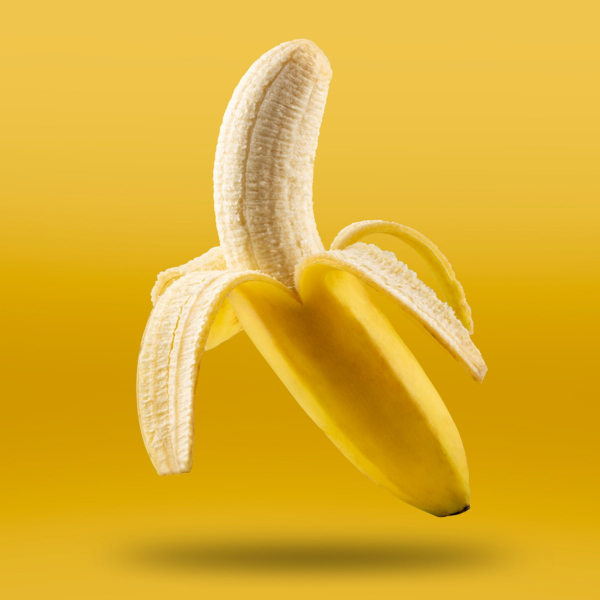
#> input picture pythonProject18/banana.jpg, 1200 x 1200 px (shown at 1/2 size)
$ python 'Lab3 Supplementary.py'
#> lines starting #> are read from the running program, lines starting #| are printed output that depends on the picture; after the words box and inside, x2 and y2 are one past the last pixel; in counts of white or black regions, pixels touching at a corner belong together
import cv2 as cv
from matplotlib import pyplot as plt

img = cv.imread('banana.jpg')
#> img is the input picture: shape (1200, 1200, 3); mean B, G, R 48.3, 177.1, 222.6
img_rgb = cv.cvtColor(img, cv.COLOR_BGR2RGB)

blur = cv.blur(img_rgb,(5,5))
Gblur = cv.GaussianBlur(img_rgb,(5,5),200)
Mblur = cv.medianBlur(img_rgb,25)
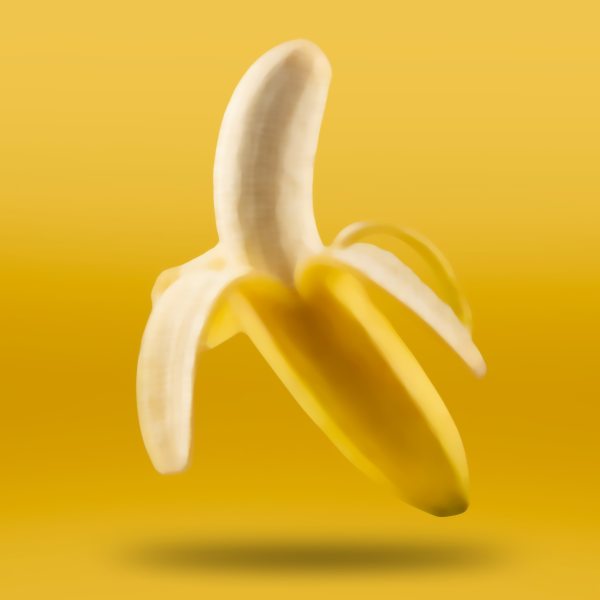
#> Mblur: shape (1200, 1200, 3) (shown at 1/2 size); mean R, G, B 222.7, 177.1, 48.1
Bblur = cv.bilateralFilter(img_rgb,12,85,85)
font = cv.FONT_HERSHEY_SIMPLEX


cv.putText(blur,'Averaging',(100,300), font, 7, (255,0,0), 10)
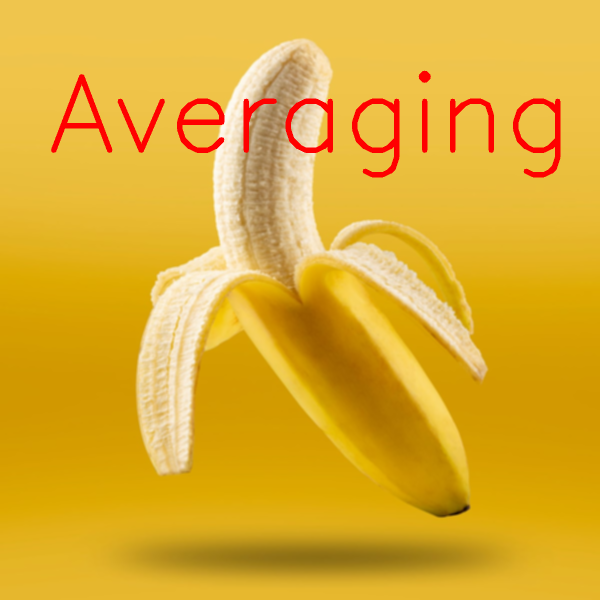
#> blur: shape (1200, 1200, 3) (shown at 1/2 size); mean R, G, B 223.1, 173, 46.6
cv.putText(Gblur,'Gaussian',(100,300), font, 7, (0,0,255), 10)
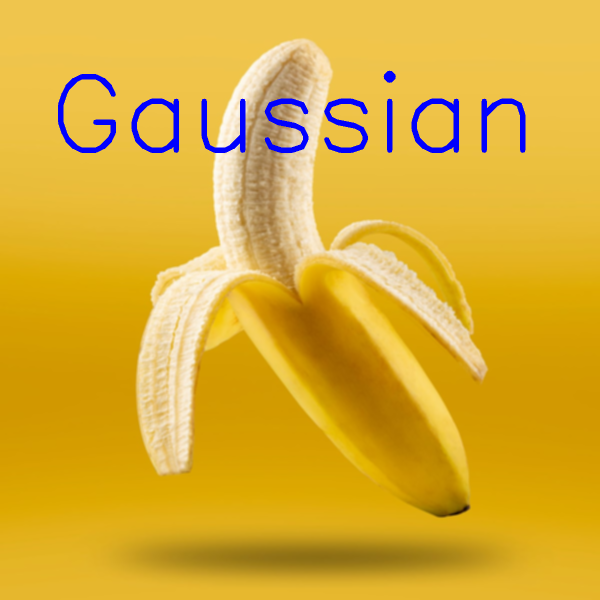
#> Gblur: shape (1200, 1200, 3) (shown at 1/2 size); mean R, G, B 218.5, 173.6, 51.4
cv.putText(img_rgb,'Original',(200,300), font, 7, (0,0,0), 10)
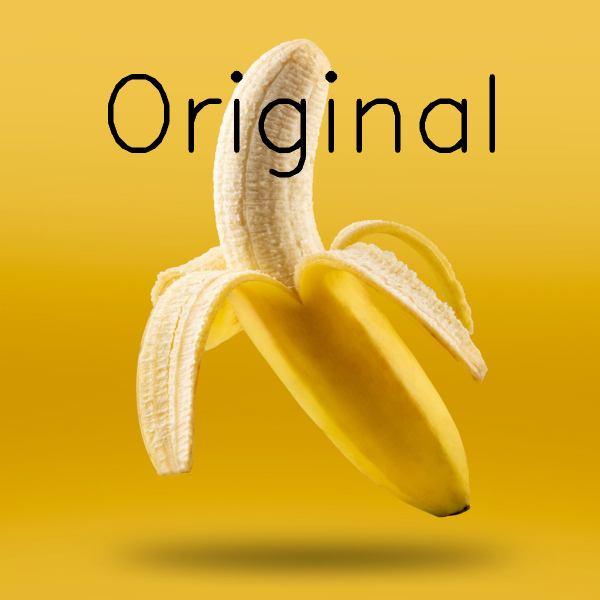
#> img_rgb: shape (1200, 1200, 3) (shown at 1/2 size); mean R, G, B 219, 174, 46.9
cv.putText(Mblur,'Median',(250,300), font, 7, (0,255,200), 10)
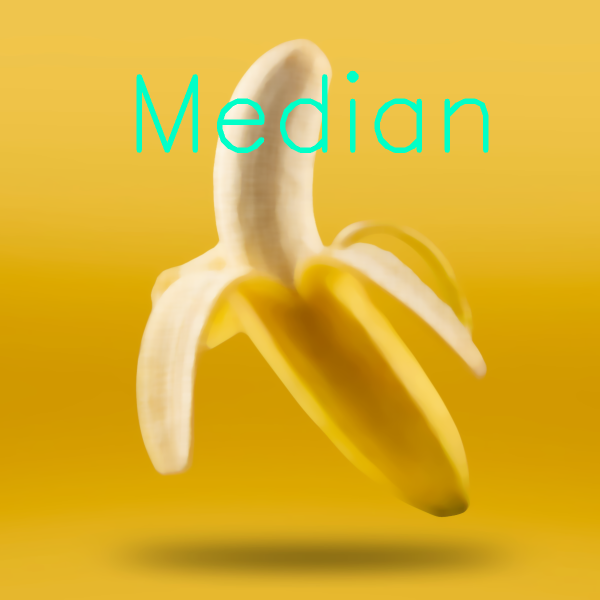
#> Mblur: shape (1200, 1200, 3) (shown at 1/2 size); 1.58% of pixels changed, all inside (x1, y1, x2, y2) = (273, 141, 977, 306)
cv.putText(Bblur,'Bilateral',(150,300), font, 7, (159,43,104), 10)
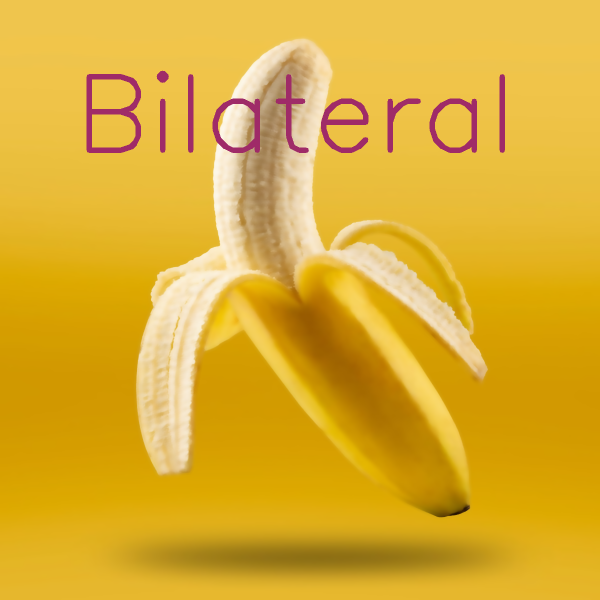
#> Bblur: shape (1200, 1200, 3) (shown at 1/2 size); mean R, G, B 221.3, 174.4, 48.7

plt.subplot(331), plt.imshow(blur)
plt.xticks([]), plt.yticks([])
plt.subplot(333), plt.imshow(Gblur)
plt.xticks([]), plt.yticks([])

plt.subplot(335), plt.imshow(img_rgb)
plt.xticks([]), plt.yticks([])

plt.subplot(337), plt.imshow(Mblur)
plt.xticks([]), plt.yticks([])

plt.subplot(339), plt.imshow(Bblur)
plt.xticks([]), plt.yticks([])
plt.show()
